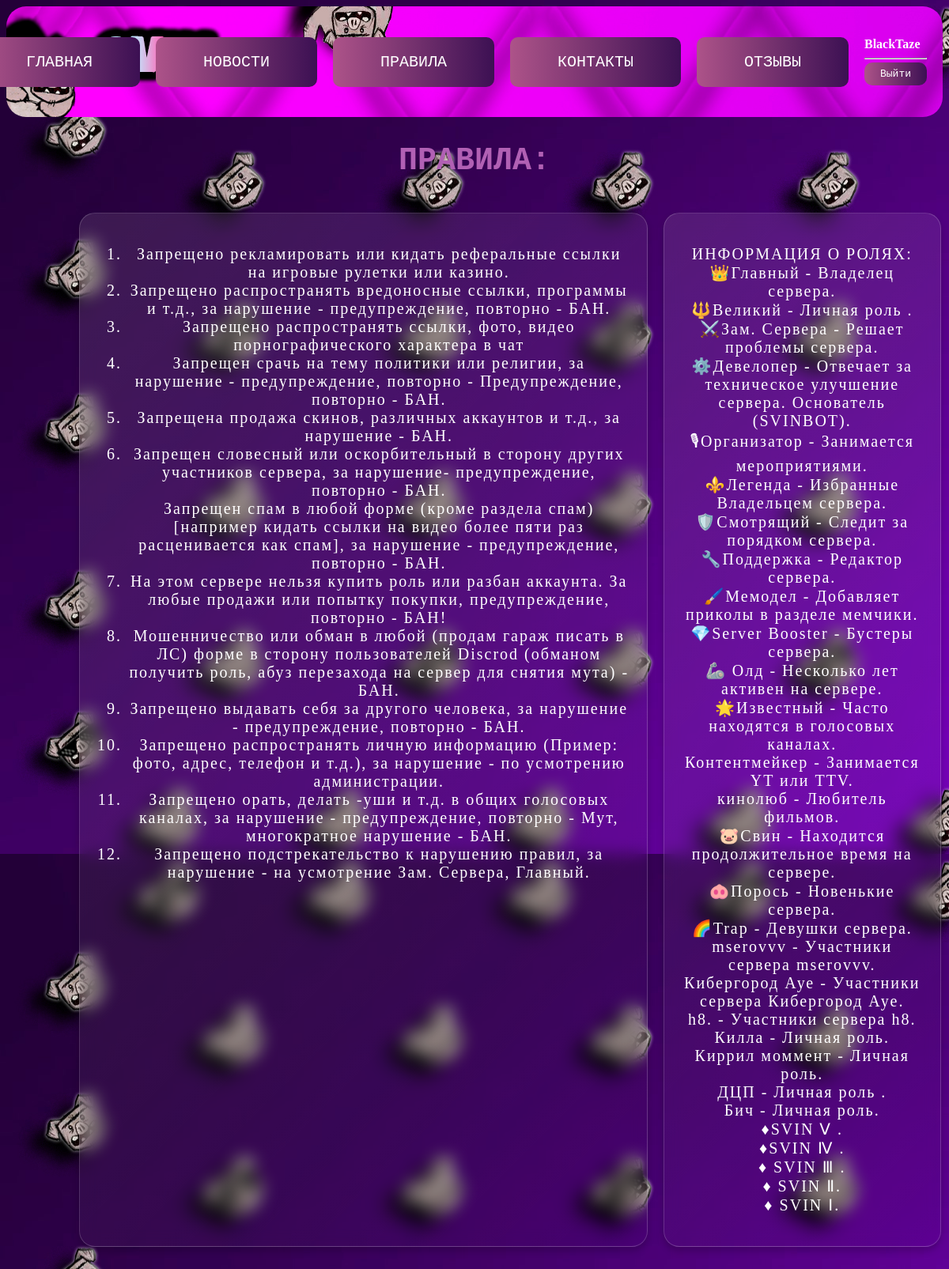
The app's page /SVIN/rules/ (signed in) with its own data.
### SVIN_main/models.py (models this page shows)
class Rules(models.Model):
    content = models.TextField(null=True, verbose_name="Правила")

### SVIN_main/views.py (the view)
# urls.py: path("rules/", rules, name="rules"),
def rules(request):
    rules = Rules.objects.all()
    context = {"rules": rules}
    return render(request, "SVIN_main/rules.html", context)

### SVIN_main/templates/SVIN_main/rules.html
{% extends "SVIN_main/layout/basic.html" %}
{% block content %}
<header align="center">
	<h1 style="color: rgb(177, 96, 180); font-size: 40px">ПРАВИЛА:</h1>
</header>
<div align="center" class="rulescontainer">
	{% for rule in rules %}
	<div class="rules glass">
		<p>{{ rule.content | safe }}</p>
	</div>
	{% endfor %}
</div>
{% endblock content %}

### SVIN_main/templates/SVIN_main/layout/basic.html (shortened to what this page needs)
{% load static %}
<!DOCTYPE html>
<html>
<head>
	<link rel="stylesheet" href="{% static "SVIN_main/style.css" %}">
</head>
<body>
	<div class="hat_and_nav">
		<nav class="nav">
			<a href="{% url "index" %}" class="button">ГЛАВНАЯ</a>
			<a href="{% url "news" %}" class="button">НОВОСТИ</a>
			<a href="{% url "rules" %}" class="button">ПРАВИЛА</a>
			<a href="{% url "contacts" %}" class="button">КОНТАКТЫ</a>
			<a href="{% url "reviews" %}" class="button">ОТЗЫВЫ</a>
			<div class="login">
				{% if request.user.is_authenticated %}
				<span style="color: white; text-align : center"><b>{{ request.user.username }} </b></span>
				<hr>
				<a class="buttonr" href="{% url "logout" %}">Выйти</a>
				{% else %}
				<a class="buttonr" href="{% url "register" %}">Регистрация</a>
				<hr>
				<a class="buttonr" href="{% url "login" %}">Войти</a>
				{% endif %}
			</div>
		</nav>
	</div>
	<section>
	{% block content %}
	{% endblock content %}
	</section>
</body>
</html>

### SVIN_main/static/SVIN_main/style.css (style rules this page uses)
body { background-image: url(svinbackground.jpg); }
.button { font-size: 20px; font-family: monospace; text-decoration: none; color: white; background: linear-gradient(to left, #ad5389,#3c1053,#ad5389); padding: 20px 60px; border-radius: 10px; background-size: 200%; transition: 0.5s; }
.buttonr { font-size: 13px; font-family: monospace; text-decoration: none; color: white; background: linear-gradient(to left, #ad5389,#3c1053,#ad5389); padding: 7px 20px; border-radius: 10px; background-size: 200%; transition: 0.5s; text-align: center; }
.glass { background: linear-gradient(135deg,rgba(255, 255, 255, 0.1),rgba(255, 255, 255, 0)); backdrop-filter: blur(10px); -webkit-backdrop-filter: blur(10px); border-radius: 20px; border: 1px solid rgba(255, 255, 255, 0.18); box-shadow: 0 8px 32px 0 rgba(0, 0, 0, 0.37); }
.hat_and_nav { display: flex; justify-content: flex-end; gap: 20px; align-items: center; padding: 20px; background-image: url(svinhat.jpg); border-radius: 25px; height: 100px; }
.nav { display: flex; gap: 20px }
header { font-family: monospace; font-size: 30px; color: white; }
.rulescontainer { display: flex; flex-wrap: nowrap; position: absolute; left: 90px; gap: 20px; padding: 10px; }
.rules { padding: 20px; margin-bottom: 20px; box-shadow: 0 5px 10px rgba(0,0,0,0.2); transition: transform 0.3s ease-in-out; font-size: 20px; text-align: center; margin-bottom: 30px; letter-spacing: 2px; color: white; }

### records on screen
Rules: content "Запрещено рекламировать или кидать реферальные ссылки на игровые рулетки или казино. Запрещено распространять вредоносные ссылки, программы и т.д., за нарушение - предупреждение, повторно - БАН. Запрещено распространять ссылки, фото, видео порнографического характера в чат Запрещен срачь на тему политики или религии, за нарушение - предупреждение, повторно - Предупреждение, повторно - БАН. Запрещена продажа скинов, различных аккаунтов и т.д., за нарушение - БАН. Запрещен словесный или оскорбительный в сторону других участников сервера, за нарушение- предупреждение, повторно - БАН. Запрещен спам в любой форме (кроме раздела спам) [например кидать ссылки на видео более пяти раз расценивается…"
Rules: content "ИНФОРМАЦИЯ О РОЛЯХ: 👑Главный - Владелец сервера. 🔱Великий - Личная роль . ⚔️Зам. Сервера - Решает проблемы сервера. ⚙️Девелопер - Отвечает за техническое улучшение сервера. Основатель (SVINBOT). 🎙Организатор - Занимается мероприятиями. ⚜️Легенда - Избранные Владельцем сервера. 🛡️Смотрящий - Следит за порядком сервера. 🔧Поддержка - Редактор сервера. 🖌️Мемодел - Добавляет приколы в разделе мемчики. 💎Server Booster - Бустеры сервера. 🦾 Олд - Несколько лет активен на сервере. 🌟Известный - Часто находятся в голосовых каналах. Контентмейкер - Занимается YT или TTV. кинолюб - Любитель фильмов. 🐷Свин - Находится продолжительное время на сервере. 🐽Порось - Новенькие сервера. 🌈Trap - Девушки сервера.…"

### other values on screen
{{ request.user.username }} "BlackTaze"
